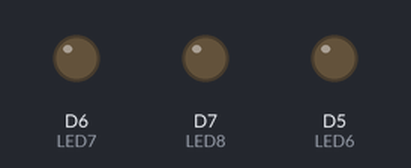
Simulated run of this sketch. Board: ESP8266 (NodeMCU). Parts: output pins drawn as LEDs (lit = HIGH).

Above: at 0.2 s.
At 1.7 s:
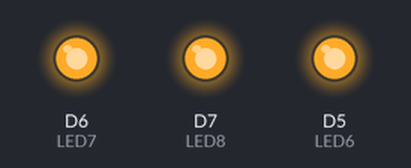
Timing chart, 0 to 3.0 s (numbered marks = the images above):
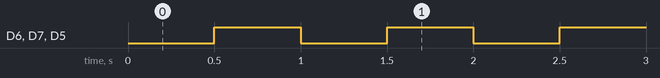

The sketch:

NodeMCU_PinTest.ino
```cpp
//built-in LEd = D0
// 0 -> GPIO 0 의미

//- GPIO 0,2,15 번은 부팅모드를 설정하기 위해 내정되어 있어 사용시에 주의를 요한다.
//- GPIO1,3 번은 시리얼 통신용이다.
//- GPIO 6~11번은 플래시메모리용으로 이미 사용중이므로 사용할 수 없다.
//- GPIO 16번 (D0) 은 Sleep mode에서 벗어나기 위한 Wake용으로 사용된다
//따라서 사용자가 조건 없이 범용으로 사용할 수 있는 핀은 GPIO 4번(D2), GPIO 5번 (D1),  GPIO 12~14번 (D6,D7,D5) 다섯개 밖에 되지 않는다.
//내장LED는 GPIO 2번(D4) 에 연결되어 있다. ( 아두이노 나노는 디지털13번 )

//절전 sleeping mode 있음
//

//#define GPIO

#ifdef GPIO
//RIGHT
#define LED1 16
#define LED2 5
#define LED3 4
#define LED4 0
#define LED5 2
#define LED6 14
#define LED7 12
#define LED8 13
#define LED9 15
#define LED10 3
#define LED11 1
// LEFT
#define LED12 10


#else
//RIGHT
#define LED1 D0
#define LED2 D1 // 제한없음
#define LED3 D2 //
#define LED4 D3
#define LED5 D4
#define LED6 D5 //
#define LED7 D6 //
#define LED8 D7 //


#endif


void setup() {
  Serial.begin(9600);
  pinMode(LED6, OUTPUT);
  pinMode(LED7, OUTPUT);
  pinMode(LED8, OUTPUT);


}

void loop() {
  digitalWrite(LED6, LOW);
  digitalWrite(LED7, LOW);
  digitalWrite(LED8, LOW);
  delay(500);
  digitalWrite(LED6, HIGH);
  digitalWrite(LED7, HIGH);
  digitalWrite(LED8, HIGH);
  delay(500);

}
```

Measured:
- by itself, D6 (LED7), D7 (LED8), D5 (LED6): alternates HIGH for 0.50 s and LOW for 0.50 s
